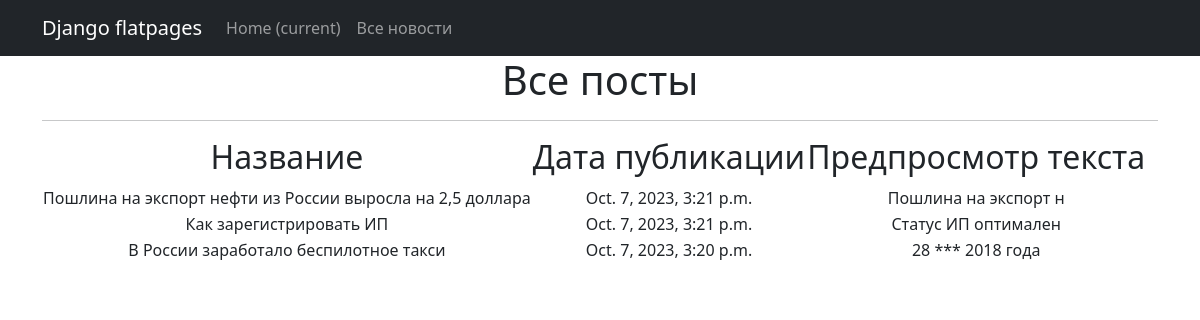
Page /news/ on the committed database.
### simpleapp/models.py (models this page shows, shortened)
class Post(models.Model):
    id = models.AutoField(primary_key=True)
    title_of_post = models.CharField(max_length=100)
    author = models.ForeignKey(Author, on_delete=models.CASCADE)
    post_text = models.TextField()
    news_or_article = models.CharField(max_length=8, choices=NEWS_OR_ARTICLE, default='article')
    post_rating = models.IntegerField(default=0)
    date_of_post = models.DateTimeField(auto_now_add=True)
    category = models.ManyToManyField('category', through='PostCategory')
    def preview(self):
        return f'{self.post_text[:20 if len(self.post_text) > 20 else self.post_text]}'

### simpleapp/views.py (the view)
# urls.py: path('', PostsList.as_view()),
class PostsList(ListView):
    model = Post
    ordering = '-date_of_post'
    template_name = 'posts.html'
    context_object_name = 'posts'

### simpleapp/templatetags/custom_filters.py (called while the page is built)
@register.filter()
def censor(value):
   censored_text = value
   for word in value.split(' '):
       if word in BAD_WORDS:
           censored_text = censored_text.replace(word, '***')
   return censored_text

### templates/posts.html (shortened to what this page needs)
{% extends 'flatpages/default.html' %}
{% load custom_filters %}
{% block content %}
   <h1>Все посты</h1>
   <hr>
   {% if posts %}
       <table>
           <tr>
               <td><h2>Название</h2></td>
               <td><h2>Дата публикации</h2></td>
               <td><h2>Предпросмотр текста</h2></td>
           </tr>
           {% for post in posts %}
           <tr>
               <td>{{ post.title_of_post|censor }}</td>
               <td>{{ post.date_of_post}}</td>
               <td>{{ post.preview|censor }}</td>
           </tr>
           {% endfor %}
       </table>
   {% else %}
        {{ posts }}
       <h2>Постов нет!</h2>
   {% endif %}
{% endblock content %}

### templates/flatpages/default.html (shortened to what this page needs)
<!DOCTYPE html>
<html lang="en">
    <head>
        {% load static %}
        <link href="{% static 'css/styles.css' %}" rel="stylesheet" />
    </head>
    <body>
        <nav class="navbar navbar-expand-lg navbar-dark bg-dark static-top">
   <div class="container">
       <a class="navbar-brand" href="#">Django flatpages</a>
       <div class="collapse navbar-collapse" id="navbarResponsive">
           <ul class="navbar-nav ml-auto">
               <li class="nav-item active">
                   <a class="nav-link" href="#">Home
                       <span class="sr-only">(current)</span>
                   </a>
               </li>
               <li class="nav-item">
                   <a class="nav-link" href="/news/">Все новости</a>
               </li>
           </ul>
       </div>
   </div>
</nav>
    <div class="container">
   <div class="row">
       <div class="col-lg-12 text-center">
           {% block content %}{% endblock content %}
       </div>
   </div>
</div>
    </body>
</html>

### rows in the picture
Post: title_of_post|censor "Пошлина на экспорт нефти из России выросла на 2,5 доллара", date_of_post "Oct. 7, 2023, 3:21 p.m.", preview|censor "Пошлина на экспорт н"
Post: title_of_post|censor "Как зарегистрировать ИП", date_of_post "Oct. 7, 2023, 3:21 p.m.", preview|censor "Статус ИП оптимален"
Post: title_of_post|censor "В России заработало беспилотное такси", date_of_post "Oct. 7, 2023, 3:20 p.m.", preview|censor "28 *** 2018 года"
